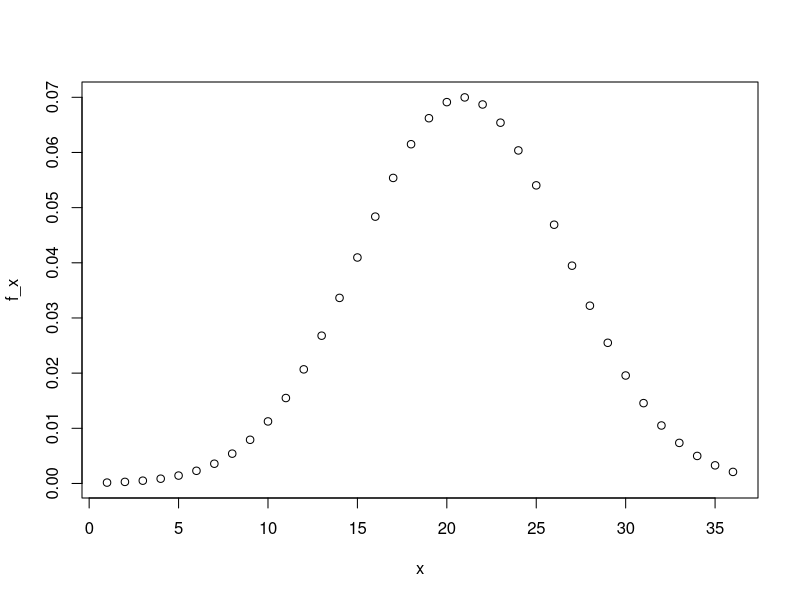
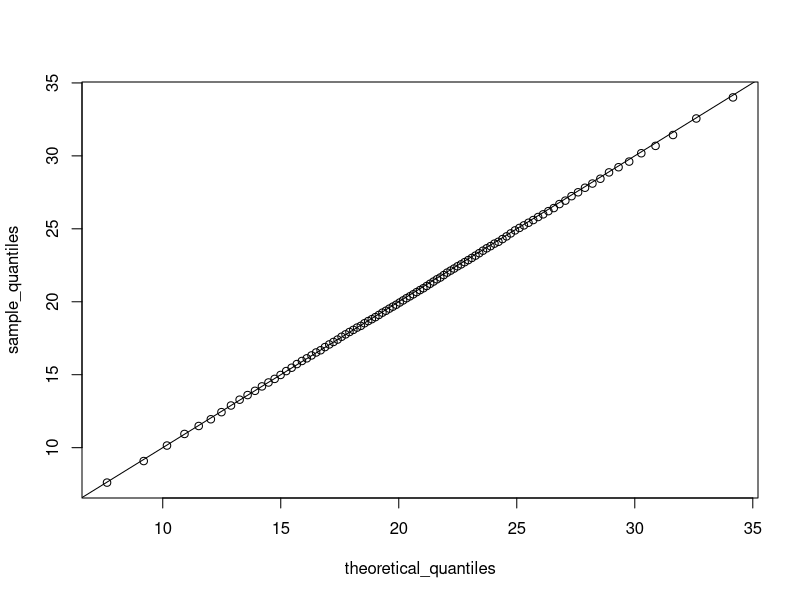

Write the R code that produced these figures, in order.

library(gtools)
library(tidyverse)


#ASSESSMENT 1

#1: Race medals

#Overall perms of the 3 medals from the 8 runners
MedalPerms <- permutations(8,3)
nrow(MedalPerms)

#Perms of 3 medals from 3 Jamaican runners
nrow(permutations(3,3))

6/336

#Monte Carlo sim
runners <- c("Jamaica", "Jamaica", "Jamaica", "USA", "Ecuador", "Netherlands", "France", "South Africa")
set.seed(1)

B <- 10000
RaceRuns <- replicate(B, {
  tmp <- sample(runners,3)  
  tmp1 <- tmp == "Jamaica"
  mean(tmp1) == 1
})
mean(RaceRuns)


#2: Restaurant Mgmt

nrow(combinations(6,1)) * nrow(combinations(6,2)) * nrow(combinations(2,1))
nrow(combinations(6,1)) * nrow(combinations(6,2)) * nrow(combinations(3,1))
nrow(combinations(6,1)) * nrow(combinations(6,3)) * nrow(combinations(3,1))


NumEntrees <- function(entrees){
  nrow(combinations(entrees,1)) * nrow(combinations(6,2)) * nrow(combinations(3,1))
}
sapply(1:12, NumEntrees)

NumSides <- function(sides){
  nrow(combinations(6,1)) * nrow(combinations(sides,2)) * nrow(combinations(3,1))
}
sapply(2:12, NumSides)


#3 Cancer vs alcohol/tobacco use

head(esoph)
nrow(esoph)
sum(esoph$ncases)
sum(esoph$ncontrols)

#Summary table by alcohol group
esoph %>% group_by(alcgp) %>% 
  summarize(numcases = sum(ncases),numcontrols = sum(ncontrols),ProbCase = numcases / (numcases + numcontrols))

#Summary table for cases by tobacco group
Summesoph <- esoph %>% filter(ncases >= 1) %>% group_by(tobgp) %>%
  summarize(numcases = sum(ncases))

index1 <- Summesoph$tobgp %in% c('10-19','20-29','30+')
sum(Summesoph$numcases[index1]) / sum(Summesoph$numcases)

#Summary table for controls by tobacco group
Summesoph2 <- esoph %>% filter(ncontrols >= 1) %>% group_by(tobgp) %>%
  summarize(numcontrols = sum(ncontrols))

index2 <- Summesoph2$tobgp %in% c('10-19','20-29','30+')
sum(Summesoph2$numcontrols[index2]) / sum(Summesoph2$numcontrols)



#Summary table for cases by alc group
Summalc <- esoph %>% filter(ncases >= 1) %>% group_by(alcgp) %>%
  summarize(numcases = sum(ncases))

index1 <- Summalc$alcgp == '120+'
Prtopalc <- sum(Summalc$numcases[index1]) / sum(Summalc$numcases)
Prtopalc

#Summary table for cases by tob group
Summtob <- esoph %>% filter(ncases >= 1) %>% group_by(tobgp) %>%
  summarize(numcases = sum(ncases))

index1 <- Summtob$tobgp == '30+'
Prtoptob <- sum(Summtob$numcases[index1]) / sum(Summtob$numcases)
Prtoptob

#Summary table for cases by tob and alc group
Summtobalc <- esoph %>% filter(ncases >= 1) %>% group_by(tobgp,alcgp) %>%
  summarize(numcases = sum(ncases))

index2 <- Summtobalc$tobgp == '30+' & Summtobalc$alcgp == '120+'
Prtoptobalc <- sum(Summtobalc$numcases[index2]) / sum(Summtobalc$numcases)

Prtopalcortob <- Prtopalc + Prtoptob - Prtoptobalc
Prtopalcortob


#Summary table for controls by alc group
Summalc_cntrl <- esoph %>% filter(ncontrols >= 1) %>% group_by(alcgp) %>%
  summarize(numcontrols = sum(ncontrols))

index1 <- Summalc_cntrl$alcgp == '120+'
Prtopalc_ctrl <- sum(Summalc_cntrl$numcontrols[index1]) / sum(Summalc_cntrl$numcontrols)
Prtopalc_ctrl

#Multiple of cases vs controls likelihood of being in highest alc group
Prtopalc / Prtopalc_ctrl


#Summary table for controls by alc group
Summtob_cntrl <- esoph %>% filter(ncontrols >= 1) %>% group_by(tobgp) %>%
  summarize(numcontrols = sum(ncontrols))

index1 <- Summtob_cntrl$tobgp == '30+'
Prtoptob_ctrl <- sum(Summtob_cntrl$numcontrols[index1]) / sum(Summtob_cntrl$numcontrols)
Prtoptob_ctrl

#Summary table for controls by alc & tob group
Summtobalc_cntrl <- esoph %>% filter(ncontrols >= 1) %>% group_by(tobgp,alcgp) %>%
  summarize(numcontrols = sum(ncontrols))

index1 <- Summtobalc_cntrl$tobgp == '30+' & Summtobalc_cntrl$alcgp == '120+'
Prtoptobalc_ctrl <- sum(Summtobalc_cntrl$numcontrols[index1]) / sum(Summtobalc_cntrl$numcontrols)
Prtoptobalc_ctrl

Prtoptoboralc <- Prtopalc_ctrl + Prtoptob_ctrl - Prtoptobalc_ctrl

Prtopalcortob / Prtoptoboralc



#ASSESSMENT 2



#ACT test scores in the USA
#Period 2016-2018

Mean_ACT <- 20.9
SD_ACT <- 5.7

#NB: need to change sample kind as using R version later than R 3.6
set.seed(16,sample.kind = "Rounding")

#Generate simulated data
act_scores <- rnorm(10000,Mean_ACT,SD_ACT)
mean(act_scores)
sd(act_scores)

head(act_scores)

sum(act_scores >= 36)

sum(act_scores >= 30) / length(act_scores)

sum(act_scores <= 10) / length(act_scores)

#Question 2

x <- 1:36

f_x <- dnorm(x,Mean_ACT,SD_ACT)

plot(x,f_x)


#Question 3

z_act_scores = (act_scores - Mean_ACT)/SD_ACT
head(z_act_scores)

sum(z_act_scores > 2) / length(z_act_scores)
1 - pnorm(2)

Mean_ACT + (2 * SD_ACT)

qnorm(0.975,Mean_ACT,SD_ACT)

#Question 4

Genprob <- function(x){
  pnorm(x,Mean_ACT,SD_ACT)
  
}

Genprob(1:36)

qnorm(0.95,Mean_ACT,SD_ACT)

p <- seq(0.01,0.99,0.01)
sample_quantiles <- quantile(act_scores,p)
sample_quantiles

theoretical_quantiles <- qnorm(p,Mean_ACT,SD_ACT)
theoretical_quantiles

plot(theoretical_quantiles, sample_quantiles)
abline(0,1)


#ASSESSMENT 3

n <- 44
p <- 0.2

a <- 1
b <- -0.25

avgexamscore <- n * (a*p + b*(1-p)) #mean of total exam score (guessing on all 44 qs)
avgexamscore_SE <- sqrt(n) * abs(b-a) * sqrt(p*(1-p)) # SE of total exam score (guessing all 44qs)


1 - pnorm(8, avgexamscore,  avgexamscore_SE)


set.seed(21, sample.kind = "Rounding")

B <- 10000
S <- replicate(B , {
  X <- sample(c(a,b) , n, replace=TRUE, c(p,1-p)) #Vector of scores on eqch question for single student
  sum(X) #Sum of the total exam result for a single student
})
mean(S>=8)


#Q2

n <- 44
p <- 0.25

a <- 1
b <- 0

n * (a*p + b*(1-p)) #mean score per q

p <- seq(0.25,0.95,0.05)

EV <- function(prob){
  avg <- n * (a*prob + b*(1-prob))
  se <- sqrt(n) * abs(b-a) * sqrt(prob*(1-prob)) # SE of total exam score (guessing all 44qs)
  1 - pnorm(35,avg,se)
}

out <- sapply(p, EV)
tmp <- data.frame(p = p, result = out)


#Q3

a <- 6
b <- -1
p <- 5/38
n <- 500

a*p + b*(1-p) #expected value of payout for one bet & expected value of average payout over 500 bets
abs(b-a) * sqrt(p*(1-p)) #SE of expected value for one bet
abs(b-a) * sqrt(p*(1-p)) / sqrt(n) #SE of average expected value - 500 bets

avg <- n * (a*p + b*(1-p)) #expected value of summed payout for 500 bets
se <- sqrt(n) * abs(b-a) * sqrt(p*(1-p)) #SE of expected value of summed payout for 500 bets

pnorm(0,avg,se)



#BIG SHORT ASSESSMENT

library(tidyverse)
library(dslabs)
data(death_prob)
head(death_prob)

Payout_IfDeath <- -150000
Premium <- 1150
n <- 1000


#Females
p <- death_prob %>% filter(age==50 & sex =="Female") %>% pull(prob)
p

p*Payout_IfDeath + (1-p)*Premium #EV for 1 policy
abs(Payout_IfDeath - Premium)*sqrt(p*(1-p)) #SE of EV for 1 policy

EV_Sum <- n * (p*Payout_IfDeath + (1-p)*Premium) #EV for 1000 policies
SE_Sum <- sqrt(n) * (abs(Payout_IfDeath - Premium)*sqrt(p*(1-p))) #SE of EV for 1000 policies

pnorm(0,EV_Sum,SE_Sum) #Using central limit theorem for prob of losing money on 1000 policies

#Males
p <- death_prob %>% filter(age==50 & sex =="Male") %>% pull(prob)
p

Payout_IfDeath <- -150000
n <- 1000
EV_Sum <- 700000

Premium <- (EV_Sum/n - p*Payout_IfDeath) / (1-p)
Premium

SE_Sum <- sqrt(n) * (abs(Payout_IfDeath - Premium)*sqrt(p*(1-p))) #SE of EV for 1000 policies
SE_Sum

pnorm(0,EV_Sum,SE_Sum) #Prob of losing money

#Pt 3

p <- 0.015 #prob of death
Premium <- 1150
n <- 1000
Payout_IfDeath <- -150000


EV_Sum <- n * (p * Payout_IfDeath + (1-p) * Premium)
EV_Sum

SE_Sum <- sqrt(n) * (abs(Payout_IfDeath - Premium)*sqrt(p*(1-p))) #SE of EV for 1000 policies
SE_Sum

pnorm(0,EV_Sum,SE_Sum) #Prob of losing money
pnorm(-1000000,EV_Sum,SE_Sum) #Prob of losing more than 1m dollars

p <- seq(.01, .03, .001)

LoseMoney <- function(prob){
  EV_Sum <- n * (prob * Payout_IfDeath + (1-prob) * Premium)
  SE_Sum <- sqrt(n) * (abs(Payout_IfDeath - Premium)*sqrt(prob*(1-prob))) 
  pnorm(0,EV_Sum,SE_Sum)
}

S <- sapply(p, LoseMoney)
Ans <- data.frame(probability = p, ProbLoseMoney = S)

#Prob of losing a million...
p <- seq(.01, .03, .0025)

LoseaMillion <- function(prob){
  EV_Sum <- n * (prob * Payout_IfDeath + (1-prob) * Premium)
  SE_Sum <- sqrt(n) * (abs(Payout_IfDeath - Premium)*sqrt(prob*(1-prob))) 
  pnorm(-1000000,EV_Sum,SE_Sum)
}

S <- sapply(p, LoseaMillion)
Ans <- data.frame(probability = p, ProbLoseaMillion = S)

#Pt4

p <- 0.015
set.seed(25, sample.kind = "Rounding")
samp <- sample(c(Payout_IfDeath,Premium),n,prob=c(p,1-p), replace=TRUE)
sum(samp) / 10^6



p <- 0.015 #prob of death
Premium <- 1150
n <- 1000
Payout_IfDeath <- -150000

set.seed(27, sample.kind = "Rounding")
B <- 10000
S <- replicate(B, {
  samp <- sample(c(Payout_IfDeath,Premium),n,prob=c(p,1-p), replace=TRUE)
  sum(samp)
})

mean(S < -1000000)

#Find premium for 5% chance of loss

z <- qnorm(0.05) #the z value at which 1% of the standard normal distrib is less than
x <- -Payout_IfDeath*( n*p - z*sqrt(n*p*(1-p)))/ ( n*(1-p) + z*sqrt(n*p*(1-p)))
x

EV <- p * Payout_IfDeath + (1-p) * x
EV_Sum <- n * EV

EV_Sum

set.seed(28, sample.kind = "Rounding")
B <- 10000
S <- replicate(B, {
  samp <- sample(c(Payout_IfDeath,x),n,prob=c(p,1-p), replace=TRUE)
  sum(samp)
})

mean(S < 0)




set.seed(29, sample.kind = "Rounding")
B <- 10000
S <- replicate(B, {
  pr <- p + sample(seq(-0.01, 0.01, length = 100), 1)
  samp <- sample(c(Payout_IfDeath,x),n,prob=c(pr,1-pr), replace=TRUE)
  sum(samp)
})

mean(S)

mean(S < 0)
mean(S < -1000000)
